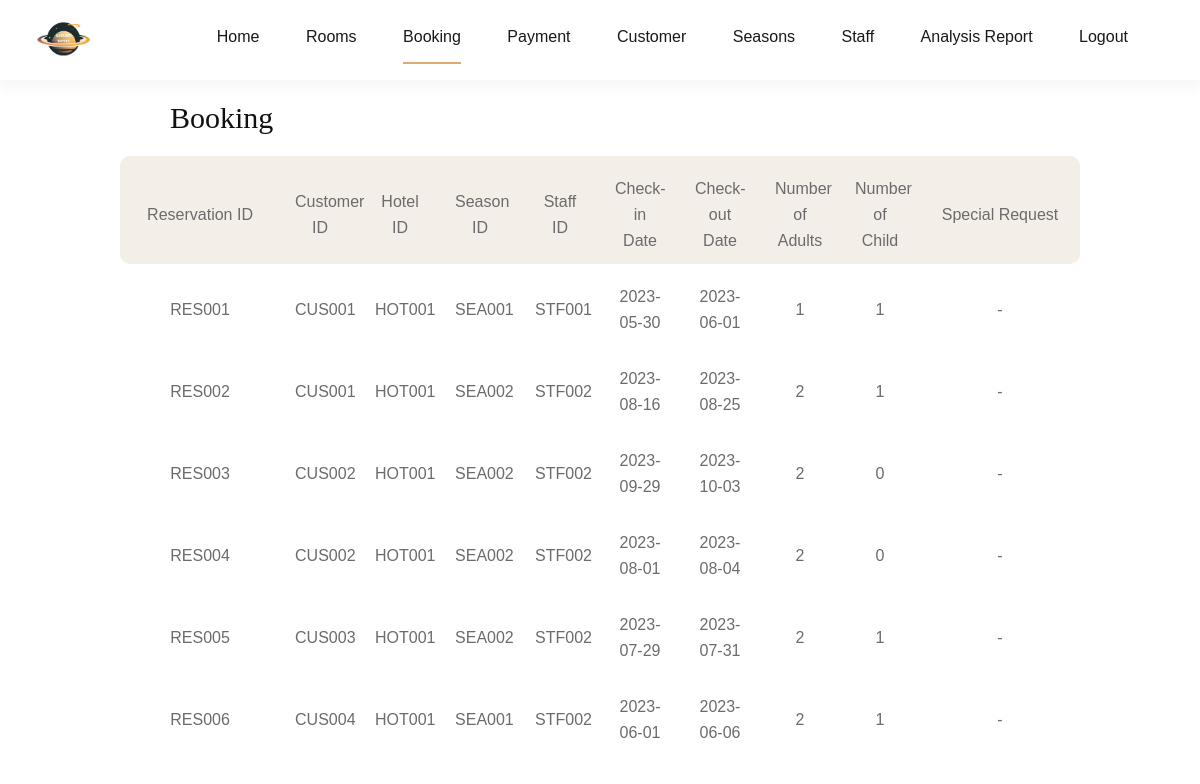
Screenshot of /admin-booking.php with the database file from the repository.
### tables this page shows
CREATE TABLE `reservation_table` (
  `reserve_ID` varchar(10) NOT NULL,
  `customer_ID` varchar(10) NOT NULL,
  `hotel_ID` varchar(10) NOT NULL,
  `season_ID` varchar(10) NOT NULL,
  `staff_ID` varchar(10) NOT NULL,
  `check_in_date` date NOT NULL,
  `check_out_date` date NOT NULL,
  `adult_quan` int(11) NOT NULL COMMENT 'number of adults',
  `children_quan` int(11) NOT NULL DEFAULT 0 COMMENT 'number of children',
  `special_request` text NOT NULL DEFAULT '-'
);

### admin-booking.php (the view, shortened to what this page needs)
<?php
$servername = "127.0.0.1";
$username = "root";
$password = "";
$dbname = "hotel_db";
$conn = mysqli_connect($servername, $username, $password, $dbname);
?>
<!DOCTYPE html>
<html lang="en">
<head>
    <link rel="stylesheet" href="css/bootstrap.min.css" type="text/css">
    <link rel="stylesheet" href="css/font-awesome.min.css" type="text/css">
    <link rel="stylesheet" href="css/elegant-icons.css" type="text/css">
    <link rel="stylesheet" href="css/flaticon.css" type="text/css">
    <link rel="stylesheet" href="css/owl.carousel.min.css" type="text/css">
    <link rel="stylesheet" href="css/nice-select.css" type="text/css">
    <link rel="stylesheet" href="css/jquery-ui.min.css" type="text/css">
    <link rel="stylesheet" href="css/magnific-popup.css" type="text/css">
    <link rel="stylesheet" href="css/slicknav.min.css" type="text/css">
    <link rel="stylesheet" href="css/style.css" type="text/css">
</head>
<body>
    <header class="header-section">
        <div class="menu-item" style="padding-top: 10px;padding-bottom: 10px;box-shadow: 0px 10px 10px rgba(36, 11, 12, 0.03);">
            <div class="container">
                <div class="row">
                    <div class="col-lg-1">
                        <div class="logo">
                            <a href="./index.php">
                                <img widp="100px" src="./img/Logo the saturn hotel.png" alt="">
                            </a>
                        </div>
                    </div>
                    <div class="col-lg-11">
                        <div class="nav-menu">
                            <nav class="mainmenu">
                                <ul>
                                    <li><a href="./adminIndex.php">Home</a></li>
                                    <li><a href="./admin-room-list.php">Rooms</a></li>
                                    <li class="active"><a href="./admin-booking.php">Booking</a></li>
                                    <li><a href="./admin-payment.php">Payment</a></li>
                                    <li><a href="./admin-customer.php">Customer</a></li>
                                    <li><a href="./admin-seasons.php">Seasons</a></li>
                                    <li><a href="./admin-staff.php">Staff</a></li>
                                    <li><a href="./analysis-report.php">Analysis Report</a></li>
                                    <li><a href="./login-staff.php">Logout</a></li>
                                </ul>
                            </nav>
                        </div>
                    </div>
                </div>
            </div>
        </div>
    </header>
    <div>
        <h1>Booking</h1>
        <?php
        $sql = "SELECT * FROM reservation_table";
        $result = mysqli_query($conn, $sql);
        if (mysqli_num_rows($result) > 0) {
        echo '<div class="row" style="border-radius: 10px; display: flex; background-color: #F3EEE8; color: black; max-width: 80%; justify-content: center; align-items: center; margin: auto;">';
        echo '<p class="col-lg-0.5">Reservation ID</p>';
        echo '<p class="col-lg-1">Customer ID</p>';
        echo '<p class="col-lg-1">Hotel ID</p>';
        echo '<p class="col-lg-1">Season ID</p>';
        echo '<p class="col-lg-1">Staff ID</p>';
        echo '<p class="col-lg-1">Check-in Date</p>';
        echo '<p class="col-lg-1">Check-out Date</p>';
        echo '<p class="col-lg-1">Number of Adults</p>';
        echo '<p class="col-lg-1">Number of Child</p>';
        echo '<p class="col-lg-0.5">Special Request</p>';
        echo '</div>';
        while ($row = mysqli_fetch_assoc($result)) {
        echo '<div class="row" style="border-radius: 10px; display: flex; background-color: #FFFFFF; color: black; max-width: 80%; justify-content: center; align-items: center; margin: auto;">';
        echo '<p class="col-lg-0.5">' . $row["reserve_ID"] . '</p>';
        echo '<p class="col-lg-1">' . $row["customer_ID"] . '</p>';
        echo '<p class="col-lg-1">' . $row["hotel_ID"] . '</p>';
        echo '<p class="col-lg-1">' . $row["season_ID"] . '</p>';
        echo '<p class="col-lg-1">' . $row["staff_ID"] . '</p>';
        echo '<p class="col-lg-1">' . $row["check_in_date"] . '</p>';
        echo '<p class="col-lg-1">' . $row["check_out_date"] . '</p>';
        echo '<p class="col-lg-1">' . $row["adult_quan"] . '</p>';
        echo '<p class="col-lg-1">' . $row["children_quan"] . '</p>';
        echo '<p class="col-lg-0.5">' . $row["special_request"] . '</p>';
        echo '</div>';
        }
        } else {
        echo "No data found in the 'customers_info' table.";
        }
        ?>
    </div>
</body>
</html>

### css/style.css (style rules this page uses)
html, body { height: 100%; font-family: "Cabin", sans-serif; -webkit-font-smoothing: antialiased; font-smooth: antialiased; }
h1, h2, h3, h4, h5, h6 { margin: 0; color: #111111; font-weight: 400; font-family: "Lora", serif; }
h1 { font-size: 70px; }
p { font-size: 16px; font-family: "Cabin", sans-serif; color: #6b6b6b; font-weight: 400; line-height: 26px; margin: 0 0 15px 0; }
img { max-width: 100%; }
ul, ol { padding: 0; margin: 0; }
.menu-item { position: relative; z-index: 9; }
.menu-item .logo a { display: inline-block; }
.menu-item .nav-menu { text-align: right; }
.menu-item .nav-menu .mainmenu { display: inline-block; }
.menu-item .nav-menu .mainmenu li { list-style: none; display: inline-block; position: relative; z-index: 1; }
.menu-item .nav-menu .mainmenu li.active a:after { opacity: 1; }
.menu-item .nav-menu .mainmenu li a { font-size: 16px; color: #19191a; margin-right: 42px; font-weight: 500; display: inline-block; padding: 15px 0; position: relative; -webkit-transition: all 0.3s; -o-transition: all 0.3s; transition: all 0.3s; }
.menu-item .nav-menu .mainmenu li a:after { position: absolute; left: 0; top: 52px; width: 100%; height: 2px; background: #dfa974; content: ""; opacity: 0; -webkit-transition: all 0.3s; -o-transition: all 0.3s; transition: all 0.3s; }
@media only screen and (min-width: 1200px) { .container { max-width: 1170px; } }

### admin-booking.php (style rules this page uses)
html { display: block; margin: auto; }
h1 { text-align: start; font-size: 30px; padding: 20px; margin-left: 150px; }
p { padding: 10px; padding-top: 20px; text-align: start; }
.row p { flex: 1; text-align: center; margin: 0; }

### rows the page displays
reservation_table: reserve_ID "RES001", customer_ID "CUS001", hotel_ID "HOT001", season_ID "SEA001", staff_ID "STF001", check_in_date "2023-05-30", check_out_date "2023-06-01", adult_quan "1", children_quan "1", special_request "-"
reservation_table: reserve_ID "RES002", customer_ID "CUS001", hotel_ID "HOT001", season_ID "SEA002", staff_ID "STF002", check_in_date "2023-08-16", check_out_date "2023-08-25", adult_quan "2", children_quan "1", special_request "-"
reservation_table: reserve_ID "RES003", customer_ID "CUS002", hotel_ID "HOT001", season_ID "SEA002", staff_ID "STF002", check_in_date "2023-09-29", check_out_date "2023-10-03", adult_quan "2", children_quan "0", special_request "-"
reservation_table: reserve_ID "RES004", customer_ID "CUS002", hotel_ID "HOT001", season_ID "SEA002", staff_ID "STF002", check_in_date "2023-08-01", check_out_date "2023-08-04", adult_quan "2", children_quan "0", special_request "-"
reservation_table: reserve_ID "RES005", customer_ID "CUS003", hotel_ID "HOT001", season_ID "SEA002", staff_ID "STF002", check_in_date "2023-07-29", check_out_date "2023-07-31", adult_quan "2", children_quan "1", special_request "-"
reservation_table: reserve_ID "RES006", customer_ID "CUS004", hotel_ID "HOT001", season_ID "SEA001", staff_ID "STF002", check_in_date "2023-06-01", check_out_date "2023-06-06", adult_quan "2", children_quan "1", special_request "-"
